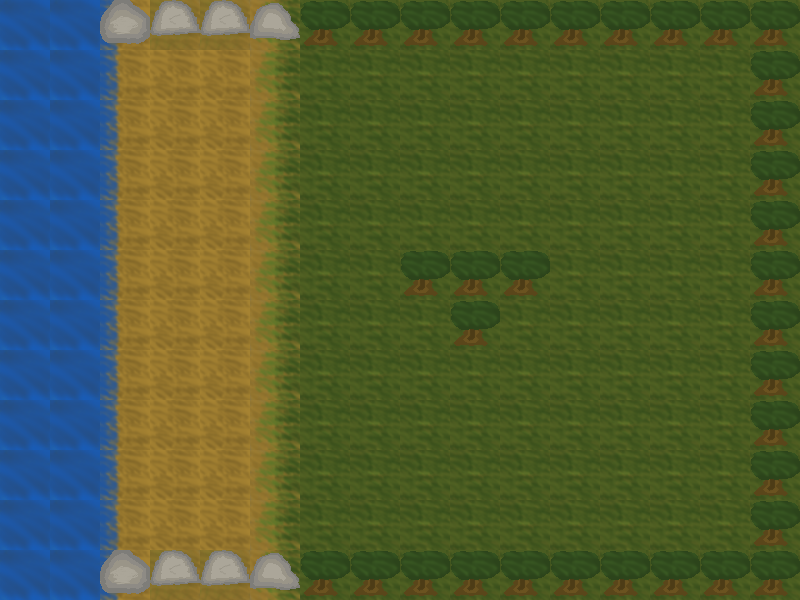

A level layout from a 2D game, rendered from its tile map. Below: a short description, then the map file with tile-grid data replaced by summaries:
An orthogonal 16x12 tile map with 50x50 px tiles, 1 tile layer (Tile Layer 1).

<map version="1.0" tiledversion="1.0.2" orientation="orthogonal" renderorder="right-down" width="16" height="12" tilewidth="50" tileheight="50" nextobjectid="1">
 <tileset firstgid="1" source="testtileset.tsx" />
 <layer name="Tile Layer 1" width="16" height="12">
  <data>[192 cells, 192 non-empty, 9 distinct tile ids]</data>
 </layer>
</map>
